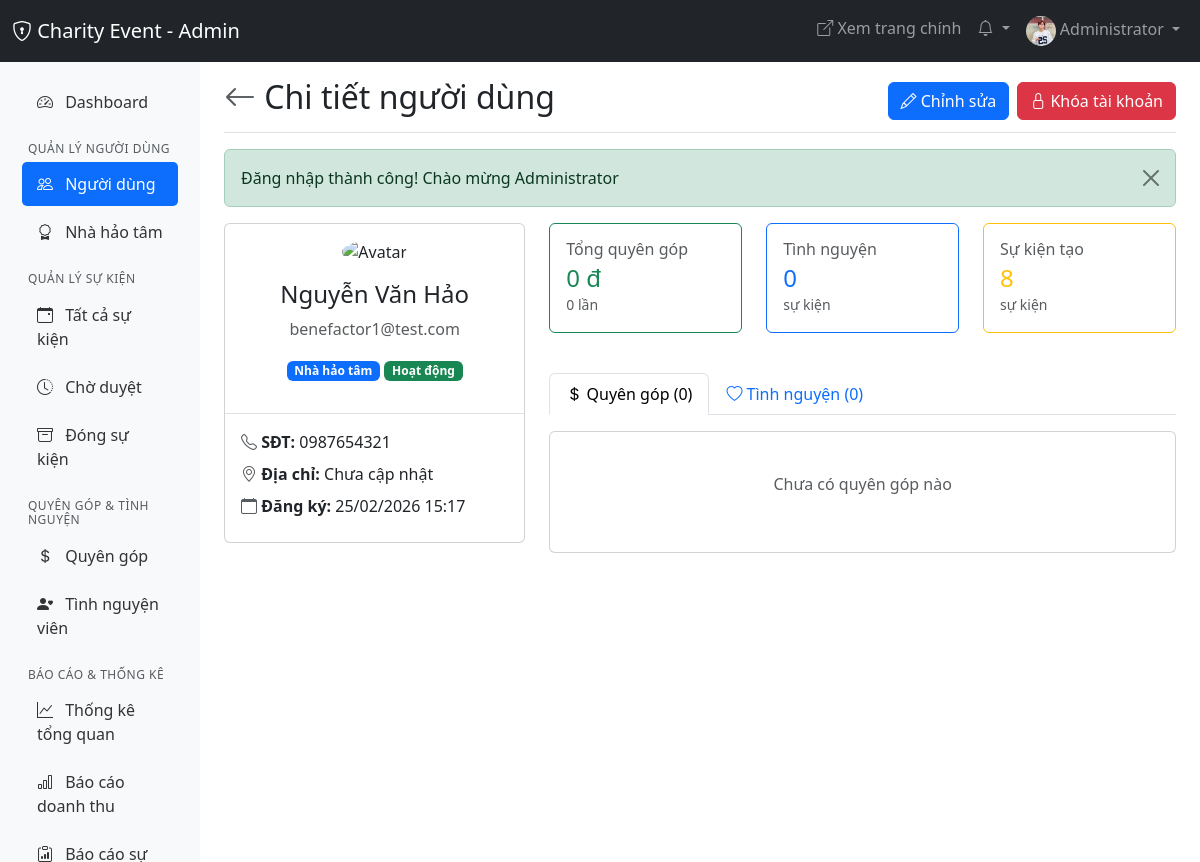
/admin/users/user_detail.php?id=2 (signed in), run on the app's committed database.
### tables this page shows
CREATE TABLE `users` (
  `id` int(11) NOT NULL,
  `fullname` varchar(100) NOT NULL,
  `email` varchar(100) NOT NULL,
  `password` varchar(255) NOT NULL,
  `phone` varchar(20) DEFAULT NULL,
  `avatar` varchar(255) DEFAULT 'default-avatar.png',
  `address` text DEFAULT NULL,
  `bio` text DEFAULT NULL,
  `city` varchar(100) DEFAULT NULL,
  `district` varchar(100) DEFAULT NULL,
  `role` enum('user','benefactor','admin') DEFAULT 'user',
  `benefactor_status` enum('none','pending','approved','rejected') DEFAULT 'none',
  `benefactor_verified_at` timestamp NULL DEFAULT NULL,
  `benefactor_verified_by` int(11) DEFAULT NULL,
  `status` enum('active','inactive','banned') DEFAULT 'active',
  `last_login` timestamp NULL DEFAULT NULL,
  `created_at` timestamp NOT NULL DEFAULT current_timestamp(),
  `updated_at` timestamp NOT NULL DEFAULT current_timestamp() ON UPDATE current_timestamp(),
  `public_profile` tinyint(1) DEFAULT 1,
  `show_donations` tinyint(1) DEFAULT 1,
  `show_volunteers` tinyint(1) DEFAULT 1,
  `email_notifications` tinyint(1) DEFAULT 1,
  `donation_notifications` tinyint(1) DEFAULT 1,
  `volunteer_notifications` tinyint(1) DEFAULT 1,
  `event_notifications` tinyint(1) DEFAULT 1
);

### config/db.php (called while the page is built, shortened)
<?php
function formatMoney($amount) {
    return number_format($amount, 0, ',', '.') . ' đ';
}
function formatDate($date, $format = 'd/m/Y') {
    return date($format, strtotime($date));
}
function getFlashMessage() {
    if (isset($_SESSION['flash_message'])) {
        $type = $_SESSION['flash_type'] ?? 'info';
        $message = $_SESSION['flash_message'];
        return ['type' => $type, 'message' => $message];
    }
    return null;
}
?>

### admin/users/user_detail.php (the view, shortened to what this page needs)
<?php
require_once '../../config/db.php';
$userId = $_GET['id'] ?? 0;
$stmt = $pdo->prepare("SELECT * FROM users WHERE id = ?");
$stmt->execute([$userId]);
$user = $stmt->fetch();
$stmt = $pdo->prepare("
    SELECT COUNT(*) as count, COALESCE(SUM(amount), 0) as total
    FROM donations WHERE user_id = ? AND status = 'completed'
");
$stmt->execute([$userId]);
$donationStats = $stmt->fetch() ?: ['count' => 0, 'total' => 0];
$volunteerCount = $pdo->prepare("
    SELECT COUNT(*) FROM event_volunteers WHERE user_id = ?
");
$volunteerCount->execute([$userId]);
$volunteerCount = $volunteerCount->fetchColumn() ?: 0;
$eventsCreated = 0;
if ($user['role'] === 'benefactor') {
    $stmt = $pdo->prepare("SELECT COUNT(*) FROM events WHERE user_id = ?");
    $stmt->execute([$userId]);
    $eventsCreated = $stmt->fetchColumn() ?: 0;
}
$stmt = $pdo->prepare("
    SELECT d.*, e.title as event_title
    FROM donations d
    JOIN events e ON d.event_id = e.id
    WHERE d.user_id = ?
    ORDER BY d.created_at DESC
    LIMIT 10
");
$stmt->execute([$userId]);
$recentDonations = $stmt->fetchAll() ?: [];
$pageTitle = 'Chi tiết người dùng';
?>
<!DOCTYPE html>
<html lang="vi">
<head>
    <link href="https://cdn.jsdelivr.net/npm/bootstrap@5.3.0/dist/css/bootstrap.min.css" rel="stylesheet">
    <link rel="stylesheet" href="https://cdn.jsdelivr.net/npm/bootstrap-icons@1.11.0/font/bootstrap-icons.css">
</head>
<body>
    <?php include '../includes/admin_navbar.php'; ?>
    <div class="container-fluid">
        <div class="row">
            <?php include '../includes/admin_sidebar.php'; ?>
            <main class="col-md-9 ms-sm-auto col-lg-10 px-md-4">
                <div class="d-flex justify-content-between flex-wrap flex-md-nowrap align-items-center pt-3 pb-2 mb-3 border-bottom">
                    <h1 class="h2">
                        <a href="users.php" class="text-decoration-none text-muted">
                            <i class="bi bi-arrow-left"></i>
                        </a>
                        <?= $pageTitle ?>
                    </h1>
                    <div class="btn-toolbar">
                        <a href="edit_user.php?id=<?= $userId ?>" class="btn btn-primary me-2">
                            <i class="bi bi-pencil"></i> Chỉnh sửa
                        </a>
                        <?php if ($user['status'] !== 'banned'): ?>
                        <a href="ban_user.php?id=<?= $userId ?>" class="btn btn-danger"
                           onclick="return confirm('Bạn có chắc muốn khóa tài khoản này?')">
                            <i class="bi bi-lock"></i> Khóa tài khoản
                        </a>
                        <?php else: ?>
                        <a href="ban_user.php?id=<?= $userId ?>&action=unban" class="btn btn-success">
                            <i class="bi bi-unlock"></i> Mở khóa
                        </a>
                        <?php endif; ?>
                    </div>
                </div>
                <?php
                $flash = getFlashMessage();
                if ($flash):
                ?>
                <div class="alert alert-<?= $flash['type'] ?> alert-dismissible fade show" role="alert">
                    <?= $flash['message'] ?>
                    <button type="button" class="btn-close" data-bs-dismiss="alert"></button>
                </div>
                <?php endif; ?>
                <div class="row">
                    <div class="col-lg-4 mb-4">
                        <div class="card">
                            <div class="card-body text-center">
                               <?php
            $avatarPath = 'default-avatar.png';
            ?>
            <img src="<?= BASE_URL ?>/public/uploads/avatars/<?= $avatarPath ?>"
                 alt="Avatar" class="rounded-circle mb-3"
                 style="width: 120px; height: 120px; object-fit: cover;">
            <h4><?= htmlspecialchars($user['fullname']) ?></h4>
            <p class="text-muted"><?= htmlspecialchars($user['email']) ?></p>
                                <?php
                                $roleColors = [
                                    'user' => 'secondary',
                                    'benefactor' => 'primary',
                                    'admin' => 'danger'
                                ];
                                $roleLabels = [
                                    'user' => 'User',
                                    'benefactor' => 'Nhà hảo tâm',
                                    'admin' => 'Admin'
                                ];
                                ?>
                                <span class="badge bg-<?= $roleColors[$user['role']] ?? 'secondary' ?> mb-3">
                                    <?= $roleLabels[$user['role']] ?? 'User' ?>
                                </span>
                                <?php
                                $statusColors = [
                                    'active' => 'success',
                                    'inactive' => 'warning',
                                    'banned' => 'danger'
                                ];
                                $statusLabels = [
                                    'active' => 'Hoạt động',
                                    'inactive' => 'Không hoạt động',
                                    'banned' => 'Đã khóa'
                                ];
                                ?>
                                <span class="badge bg-<?= $statusColors[$user['status']] ?? 'secondary' ?>">
                                    <?= $statusLabels[$user['status']] ?? 'Không xác định' ?>
                                </span>
                            </div>
                            <div class="card-body border-top">
                                <div class="mb-2">
                                    <i class="bi bi-telephone text-muted"></i>
                                    <strong>SĐT:</strong> <?= htmlspecialchars($user['phone'] ?? 'Chưa cập nhật') ?>
                                </div>
                                <div class="mb-2">
                                    <i class="bi bi-geo-alt text-muted"></i>
                                    <strong>Địa chỉ:</strong>
                                    <?php if (!empty($user['address'])): ?>
                                        <?= htmlspecialchars($user['address']) ?>
                                        <?php if (!empty($user['district'])): ?>
                                        , <?= htmlspecialchars($user['district']) ?>
                                        <?php endif; ?>
                                        <?php if (!empty($user['city'])): ?>
                                        , <?= htmlspecialchars($user['city']) ?>
                                        <?php endif; ?>
                                    <?php else: ?>
                                        Chưa cập nhật
                                    <?php endif; ?>
                                </div>
                                <div class="mb-2">
                                    <i class="bi bi-calendar text-muted"></i>
                                    <strong>Đăng ký:</strong> <?= formatDate($user['created_at'], 'd/m/Y H:i') ?>
                                </div>
                            </div>
                        </div>
                    </div>
                    <div class="col-lg-8">
                        <div class="row mb-4">
                            <div class="col-md-4 mb-3">
                                <div class="card border-success">
                                    <div class="card-body">
                                        <h6 class="text-muted mb-1">Tổng quyên góp</h6>
                                        <h4 class="text-success mb-0"><?= formatMoney($donationStats['total'] ?? 0) ?></h4>
                                        <small class="text-muted"><?= $donationStats['count'] ?? 0 ?> lần</small>
                                    </div>
                                </div>
                            </div>
                            <div class="col-md-4 mb-3">
                                <div class="card border-primary">
                                    <div class="card-body">
                                        <h6 class="text-muted mb-1">Tình nguyện</h6>
                                        <h4 class="text-primary mb-0"><?= number_format($volunteerCount) ?></h4>
                                        <small class="text-muted">sự kiện</small>
                                    </div>
                                </div>
                            </div>
                            <?php if ($user['role'] === 'benefactor'): ?>
                            <div class="col-md-4 mb-3">
                                <div class="card border-warning">
                                    <div class="card-body">
                                        <h6 class="text-muted mb-1">Sự kiện tạo</h6>
                                        <h4 class="text-warning mb-0"><?= number_format($eventsCreated) ?></h4>
                                        <small class="text-muted">sự kiện</small>
                                    </div>
                                </div>
                            </div>
                            <?php endif; ?>
                        </div>
                        <ul class="nav nav-tabs mb-3" id="userTabs" role="tablist">
                            <li class="nav-item" role="presentation">
                                <button class="nav-link active" id="donations-tab" data-bs-toggle="tab"
                                        data-bs-target="#donations" type="button">
                                    <i class="bi bi-currency-dollar"></i> Quyên góp (<?= $donationStats['count'] ?? 0 ?>)
                                </button>
                            </li>
                            <li class="nav-item" role="presentation">
                                <button class="nav-link" id="volunteer-tab" data-bs-toggle="tab"
                                        data-bs-target="#volunteer" type="button">
                                    <i class="bi bi-heart"></i> Tình nguyện (<?= $volunteerCount ?>)
                                </button>
                            </li>
                        </ul>
                        <div class="tab-content" id="userTabsContent">
                            <div class="tab-pane fade show active" id="donations" role="tabpanel">
                                <div class="card">
                                    <div class="card-body">
                                        <?php if (count($recentDonations) > 0): ?>
                                        <div class="table-responsive">
                                            <table class="table table-hover">
                                                <thead>
                                                    <tr>
                                                        <th>Sự kiện</th>
                                                        <th>Số tiền</th>
                                                        <th>Trạng thái</th>
                                                        <th>Ngày</th>
                                                    </tr>
                                                </thead>
                                                <tbody>
                                                    <?php foreach ($recentDonations as $donation): ?>
                                                    <tr>
                                                        <td><?= htmlspecialchars($donation['event_title'] ?? 'N/A') ?></td>
                                                        <td><strong class="text-success"><?= formatMoney($donation['amount'] ?? 0) ?></strong></td>
                                                        <td>
                                                            <?php
                                                            $colors = [
                                                                'pending' => 'warning',
                                                                'completed' => 'success',
                                                                'failed' => 'danger'
                                                            ];
                                                            ?>
                                                            <span class="badge bg-<?= $colors[$donation['status']] ?? 'secondary' ?>">
                                                                <?= ucfirst($donation['status'] ?? 'unknown') ?>
                                                            </span>
                                                        </td>
                                                        <td><small><?= formatDate($donation['created_at']) ?></small></td>
                                                    </tr>
                                                    <?php endforeach; ?>
                                                </tbody>
                                            </table>
                                        </div>
                                        <?php else: ?>
                                        <p class="text-muted text-center py-4">Chưa có quyên góp nào</p>
                                        <?php endif; ?>
                                    </div>
                                </div>
                            </div>
                        </div>
                    </div>
                </div>
            </main>
        </div>
    </div>
</body>
</html>

### data on the page
users: fullname "Nguyễn Văn Hảo", email "benefactor1@test.com", role "Nhà hảo tâm", status "Hoạt động", phone "0987654321", created_at "25/02/2026 15:17"

### other printed values
SITE_NAME "Charity Event"
$_SESSION['fullname'] "Administrator"
$pageTitle "Chi tiết người dùng"
$flash['message'] "Đăng nhập thành công! Chào mừng Administrator"
formatMoney($donationStats['total'] ?? 0) "0 đ"
$donationStats['count'] "0"
$volunteerCount "0"
$eventsCreated "8"
